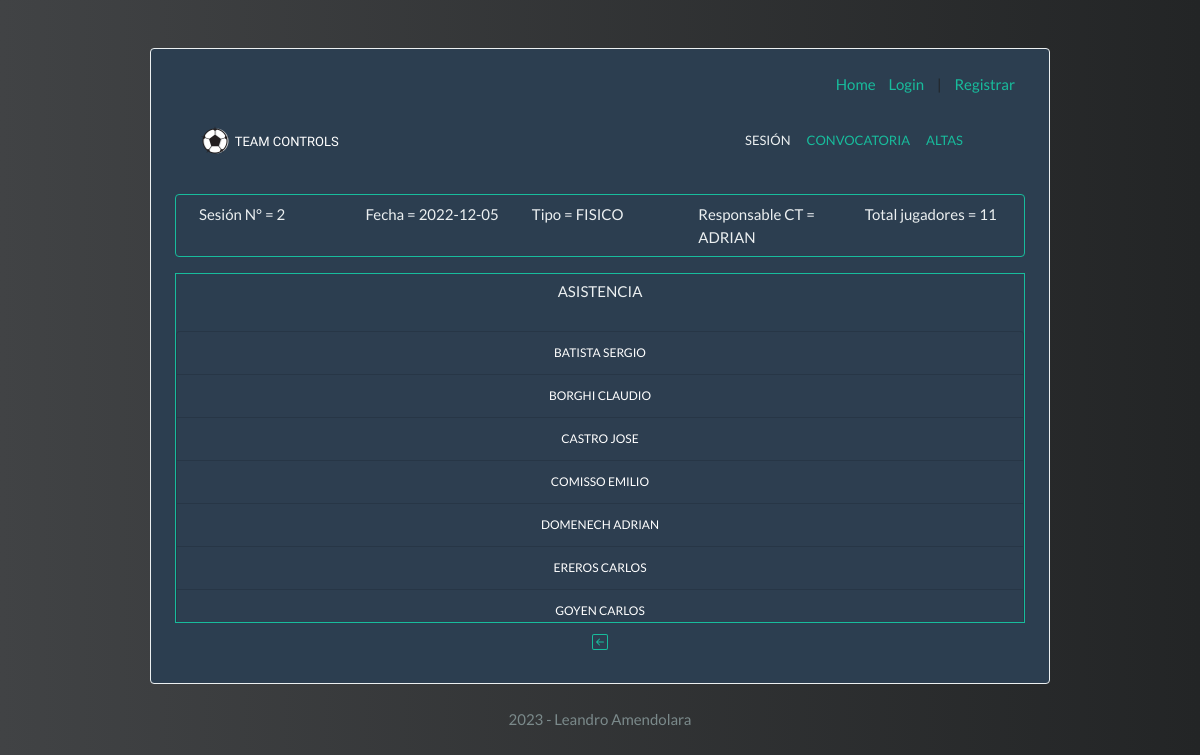
Screenshot of /ver-sesion/2 with the database file from the repository.
### models.py (models this page shows, shortened)
class Entrenamientos(db.Model):
    __tablename__ = "entrenamientos"
    id = db.Column(db.Integer, primary_key=True, autoincrement=True)
    fecha = db.Column(db.Integer)  # nullable al poner falso fuerza que el campo debe rellenarse obligatoriamente.
    tipo = db.Column(db.String(200), nullable=False)
    responsable = db.Column(db.String(200), nullable=False)
    asistieron = db.Column(db.Integer)
    asistencia = db.relationship("Asistencia")

class Jugadores(db.Model):
    __tablename__ = "jugadores"
    id = db.Column(db.Integer, primary_key=True, autoincrement=True)
    nombres = db.Column(db.String(200), nullable=False)
    apellidos = db.Column(db.String(200), nullable=False)
    posicion = db.Column(db.String(200), nullable=False)
    dorsal = db.Column(db.Integer)
    no_disponible = db.Column(db.Boolean, nullable=False)
    correccion = db.Column(db.Boolean, nullable=False)
    animar = db.Column(db.Boolean, nullable=False)
    entrenamiento = db.relationship("Asistencia")
    convocatoria = db.relationship("Jugadores_Convocados")

### app.py (the view)
@app.route("/ver-sesion/<id>", methods=["GET"])
def ver_sesion(id):
    entrenamiento = db.session.query(Entrenamientos).filter_by(id=int(id)).first()
    jugadores_entrenamiento = db.session.query(Jugadores).join(Asistencia, Jugadores.id == Asistencia.id_jugador) \
        .filter_by(id_sesion=int(id)).all()
    db.session.close()
    return render_template("ver-sesion.html", entrenamiento=entrenamiento,
                           jugadores_entrenamiento=jugadores_entrenamiento)

### templates/ver-sesion.html (shortened to what this page needs)
{% extends "base_template.html" %}
            {% block content %}
                <div class="col collapse navbar-collapse ml-auto" id="navbarColor03">
                    <ul class="navbar-nav ml-auto">
                        <li class="nav-item ml-auto"><a class="nav-link text-light" href="{{ url_for('sesion') }}">SESIÓN</a></li>
                        <li class="nav-item ml-auto"><a class="nav-link" href="{{ url_for('convocatoria') }}">CONVOCATORIA</a></li>
                        <li class="nav-item ml-auto"><a class="nav-link" href="{{ url_for('altas') }}">ALTAS</a></li>
                    </ul>
                </div>
            </div>
         </nav>
         <div class="row container-lg mt-2 p-2 form-group border text-light border-success rounded" style="margin-left: 0px;margin-top: -10px">
             <div class="col">
                    <span>
                        Sesión N° = {{entrenamiento.id}}
                    </span>
             </div>
             <div class="col">
                    <span>
                        Fecha = {{entrenamiento.fecha}}
                    </span>
             </div>
             <div class="col">
                    <span>
                        Tipo = {{entrenamiento.tipo}}
                    </span>
             </div>
             <div class="col">
                    <span>
                        Responsable CT = {{entrenamiento.responsable}}
                    </span>
             </div>
             <div class="col">
                    <span>
                        Total jugadores = {{entrenamiento.asistieron}}
                    </span>
             </div>
        </div>
        <div class="container sm border border-success list_scroll_bar">
            <h6 class="text-light mt-2 text-center">ASISTENCIA</h6>
            <ul id="list-scroll" class="row list-group">
                {% for jugador in jugadores_entrenamiento %}
                    <li class="col text-center list-group-item list-group-item-action list-group-item-info text-white list_bg">
                        <span>
                            {{jugador.apellidos}} {{jugador.nombres}}
                        </span>
                    </li>
                {% endfor %}
            </ul>
        </div>
        <div class="col nav-link text-center">
                <a href="/entrenamiento">
                </a>
        </div>
        {% endblock %}

### static/main.css (style rules this page uses)
.nav-link { font-size: 13px; }
body { background: #232526; background: -webkit-linear-gradient(to right, #414345, #232526); background: linear-gradient(to right, #414345, #232526); }
.list_scroll_bar { overflow-y: scroll; height: 350px; }
.list_bg { background: #2d3e50; font-size: 12px; }

### rows the page displays
Entrenamientos: id "2", fecha "2022-12-05", tipo "FISICO", responsable "ADRIAN", asistieron "11"
Jugadores: apellidos "BATISTA", nombres "SERGIO"
Jugadores: apellidos "BORGHI", nombres "CLAUDIO"
Jugadores: apellidos "CASTRO", nombres "JOSE"
Jugadores: apellidos "COMISSO", nombres "EMILIO"
Jugadores: apellidos "DOMENECH", nombres "ADRIAN"
Jugadores: apellidos "EREROS", nombres "CARLOS"
Jugadores: apellidos "GOYEN", nombres "CARLOS"
